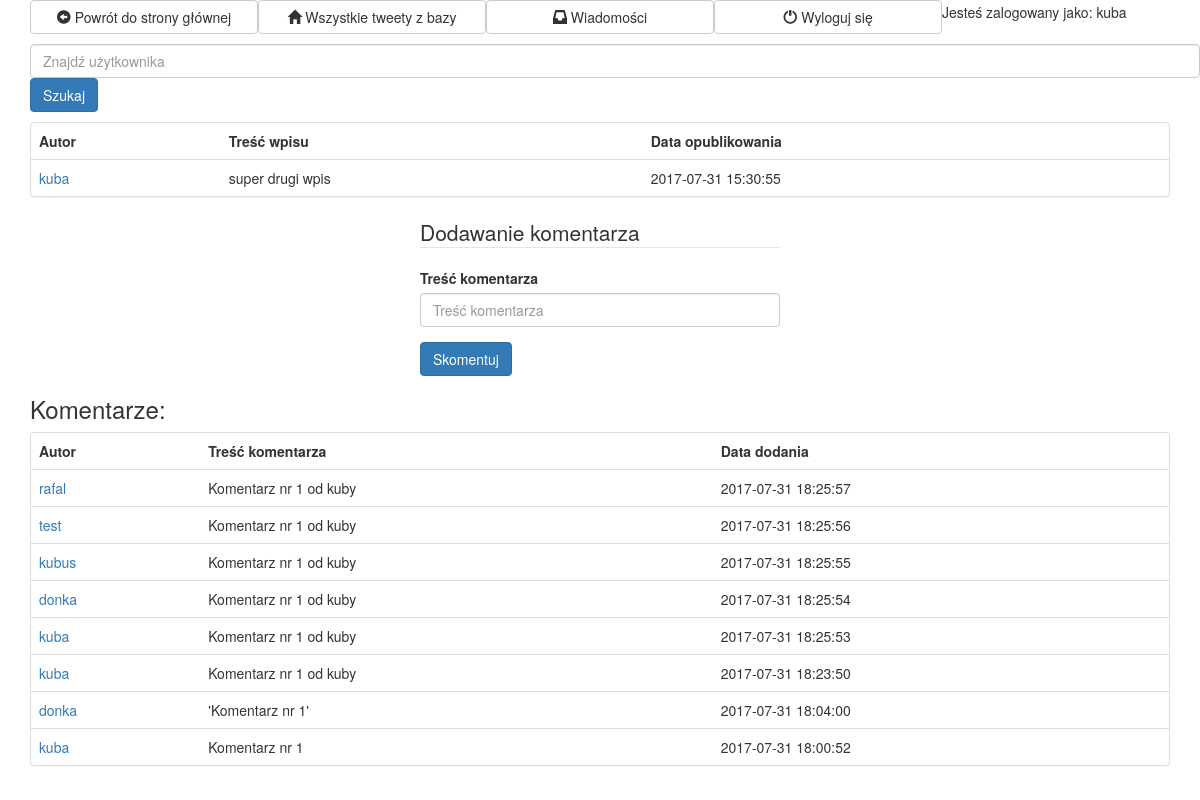
Screenshot of /tweet.php?tweetId=19 (signed in) with the database file from the repository.
### tables this page shows
CREATE TABLE `Tweets` (
  `id` int(11) NOT NULL AUTO_INCREMENT,
  `user_id` int(11) NOT NULL,
  `text` text NOT NULL,
  `date` datetime DEFAULT CURRENT_TIMESTAMP,
  `username` varchar(255) NOT NULL,
  PRIMARY KEY (`id`),
  KEY `user_id` (`user_id`),
  CONSTRAINT `Tweets_ibfk_1` FOREIGN KEY (`user_id`) REFERENCES `Users` (`id`)
);

CREATE TABLE `Comments` (
  `id` int(11) NOT NULL AUTO_INCREMENT,
  `tweet_id` int(11) NOT NULL,
  `user_id` int(11) NOT NULL,
  `text` text NOT NULL,
  `date` datetime DEFAULT CURRENT_TIMESTAMP,
  `username` varchar(255) NOT NULL,
  PRIMARY KEY (`id`),
  KEY `tweet_id` (`tweet_id`),
  KEY `user_id` (`user_id`),
  CONSTRAINT `Comments_ibfk_1` FOREIGN KEY (`tweet_id`) REFERENCES `Tweets` (`id`),
  CONSTRAINT `Comments_ibfk_2` FOREIGN KEY (`user_id`) REFERENCES `Users` (`id`)
);

### src/Tweet.php (called while the page is built, shortened)
<?php
class Tweet {
    private $userId;
    private $text;
    private $creationDate;
    private $username;
    public function __construct() {
        $this->userId = -1;
        $this->text = '';
        $this->creationDate = date("d-m-Y H:i:s");
        $this->username = '';
    }
    public function getUserId() {
        return $this->userId;
    }
    public function getText() {
        return $this->text;
    }
    public function getCreationTime() {
        return $this->creationDate;
    }
    public function getUsername() {
        return $this->username;
    }
    static public function loadTweetById(PDO $conn, $id) {
        $stmt = $conn->prepare('SELECT * FROM Tweets WHERE id=:id');
        $result = $stmt->execute(['id' => $id]);
        if ($result === true && $stmt->rowCount() > 0) {
            $row = $stmt->fetch(PDO::FETCH_ASSOC);
            $loadedTweet = new Tweet();
            $loadedTweet->id = $row['id'];
            $loadedTweet->userId = $row['user_id'];
            $loadedTweet->text = $row['text'];
            $loadedTweet->creationDate = $row['date'];
            $loadedTweet->username = $row['username'];
            return $loadedTweet;
        }
        return null;
    }
}

### src/Comment.php (called while the page is built, shortened)
<?php
class Comment {
    private $userId;
    private $text;
    private $creationDate;
    private $username;
    public function __construct() {
        $this->userId = -1;
        $this->text = '';
        $this->creationDate = date("d-m-Y H:i:s");
        $this->username = '';
    }
    public function getUserId() {
        return $this->userId;
    }
    public function getText() {
        return $this->text;
    }
    public function getCreationTime() {
        return $this->creationDate;
    }
    public function getUsername() {
        return $this->username;
    }
    static public function loadCommentsByTweetId(PDO $conn, $tweetId) {
        $ret = [];
        $stmt = $conn->prepare('SELECT * FROM Comments WHERE tweet_id=:tweet_id ORDER BY `date` DESC');
        $stmt->execute(['tweet_id' => $tweetId]);
        $result = $stmt->fetchAll(PDO::FETCH_ASSOC);
        if ($result !== false && $stmt->rowCount() > 0) {
            foreach ($result as $row) {
                $loadedComment = new Comment();
                $loadedComment->id = $row['id'];
                $loadedComment->tweetId = $row['tweet_id'];
                $loadedComment->userId = $row['user_id'];
                $loadedComment->text = $row['text'];
                $loadedComment->creationDate = $row['date'];
                $loadedComment->username = $row['username'];
                $ret[] = $loadedComment;
            }
            return $ret;
        }
        return null;
    }
}

### tweet.php (the view, shortened to what this page needs)
<?php
include 'config.php';
include 'src/Tweet.php';
include 'src/Comment.php';
$tweetId = $_GET['tweetId'];
$tweet = Tweet::loadTweetById($conn, $tweetId);
$comments = Comment::loadCommentsByTweetId($conn, $tweetId);
?>
<!doctype html>
<html lang="en">
    <head>
        <link rel="stylesheet" media="screen" href="https://maxcdn.bootstrapcdn.com/bootstrap/3.3.6/css/bootstrap.min.css">
    </head>
    <body>
        <div class="float-left">
            <div class="container">
                <div class="btn-group btn-group-justified" role="group" aria-label="...">
                    <div class="btn-group" role="group">
                        <a href="profiles/user_profile.php"><button type="button" class="btn btn-default"><div class="glyphicon glyphicon-circle-arrow-left"></div> Powrót do strony głównej</button></a>
                    </div>
                    <div class="btn-group" role="group">
                        <a href="all_tweets.php"><button type="button" class="btn btn-default"><div class="glyphicon glyphicon-home"></div> Wszystkie tweety z bazy</button></a>
                    </div>
                    <div class="btn-group" role="group">
                        <a href="messages/messages.php"><button type="button" class="btn btn-default"><div class="glyphicon glyphicon-inbox"></div> Wiadomości</button></a>
                    </div>
                    <div class="btn-group" role="group">
                        <a href="login.php?logout"><button type="button" class="btn btn-default"><div class="glyphicon glyphicon-off"></div> Wyloguj się</button></a>
                    </div>
                    <div class="btn-group" role="group">
                        <p>Jesteś zalogowany jako: <?php echo $_SESSION['username']; ?></p>
                    </div>
                </div>
            </div>
        </div>
        <div class="container">
            <div class="btn-group" role="group">
                <p><?php include 'search_form.php'; ?></p>
            </div>
        </div>
        <div class="float-left">
            <div class="container">
                <div class="panel panel-default">
                    <table class="table">
                        <tr><th>Autor</th><th>Treść wpisu</th><th>Data opublikowania</th></tr>
                        <?php
                        echo '<tr><td><a href="profiles/user_profile.php?id="' . $tweet->getUserId() . '">' . $tweet->getUsername() . "</a></td><td>" . $tweet->getText() . "</td><td>" . $tweet->getCreationTime() . "</td></tr>";
                        ?>
                    </table>
                </div>
            </div>
            <div class="container">
                <div class="row">
                    <div class="col-xs-4 col-sm-4 col-md-4 col-lg-4">
                    </div>
                    <div class="col-xs-4 col-sm-4 col-md-4 col-lg-4">
                        <form action="" method="post" role="form">
                            <legend>Dodawanie komentarza</legend>
                            <div class="form-group">
                                <label for="">Treść komentarza</label>
                                <input type="text" class="form-control" name="userComment" id="userComment" maxlength="60" placeholder="Treść komentarza"
                                       value="">
                            </div>
                            <button type="submit" name="newComment" class="btn btn-primary">Skomentuj</button>
                        </form>
                    </div>
                    <div class="col-xs-4 col-sm-4 col-md-4 col-lg-4">
                    </div>
                </div>
            </div>
            <div class="container">
                <h3>
                    Komentarze:
                </h3>
            </div>
            <div class="container">
                <div class="panel panel-default">
                    <table class = "table">
                        <?php
                        if (count($comments) > 0) {
                            echo '<tr><th>Autor</th><th>Treść komentarza</th><th>Data dodania</th></tr>';
                            foreach ($comments as $row) {
                                echo '<tr><td><a href="profiles/user_profile.php?id=' . $row->getUserId() . '">' . $row->getUsername() . "</a></td><td>" . $row->getText() . "</td><td>" . $row->getCreationTime() . "</td></tr>";
                            }
                        } else {
                            echo "Brak wpisów<br>";
                        }
                        ?>
                    </table>
                </div>
            </div>
    </body>
</html>

### rows the page displays
tweets: username "kuba", text "super drugi wpis", date "2017-07-31 15:30:55"
comments: username "rafal", text "Komentarz nr 1 od kuby", date "2017-07-31 18:25:57"
comments: username "test", text "Komentarz nr 1 od kuby", date "2017-07-31 18:25:56"
comments: username "kubus", text "Komentarz nr 1 od kuby", date "2017-07-31 18:25:55"
comments: username "donka", text "Komentarz nr 1 od kuby", date "2017-07-31 18:25:54"
comments: username "kuba", text "Komentarz nr 1 od kuby", date "2017-07-31 18:25:53"
comments: username "kuba", text "Komentarz nr 1 od kuby", date "2017-07-31 18:23:50"
comments: username "donka", text "'Komentarz nr 1'", date "2017-07-31 18:04:00"
comments: username "kuba", text "Komentarz nr 1", date "2017-07-31 18:00:52"

### other values shown
$_SESSION['username'] "kuba"
